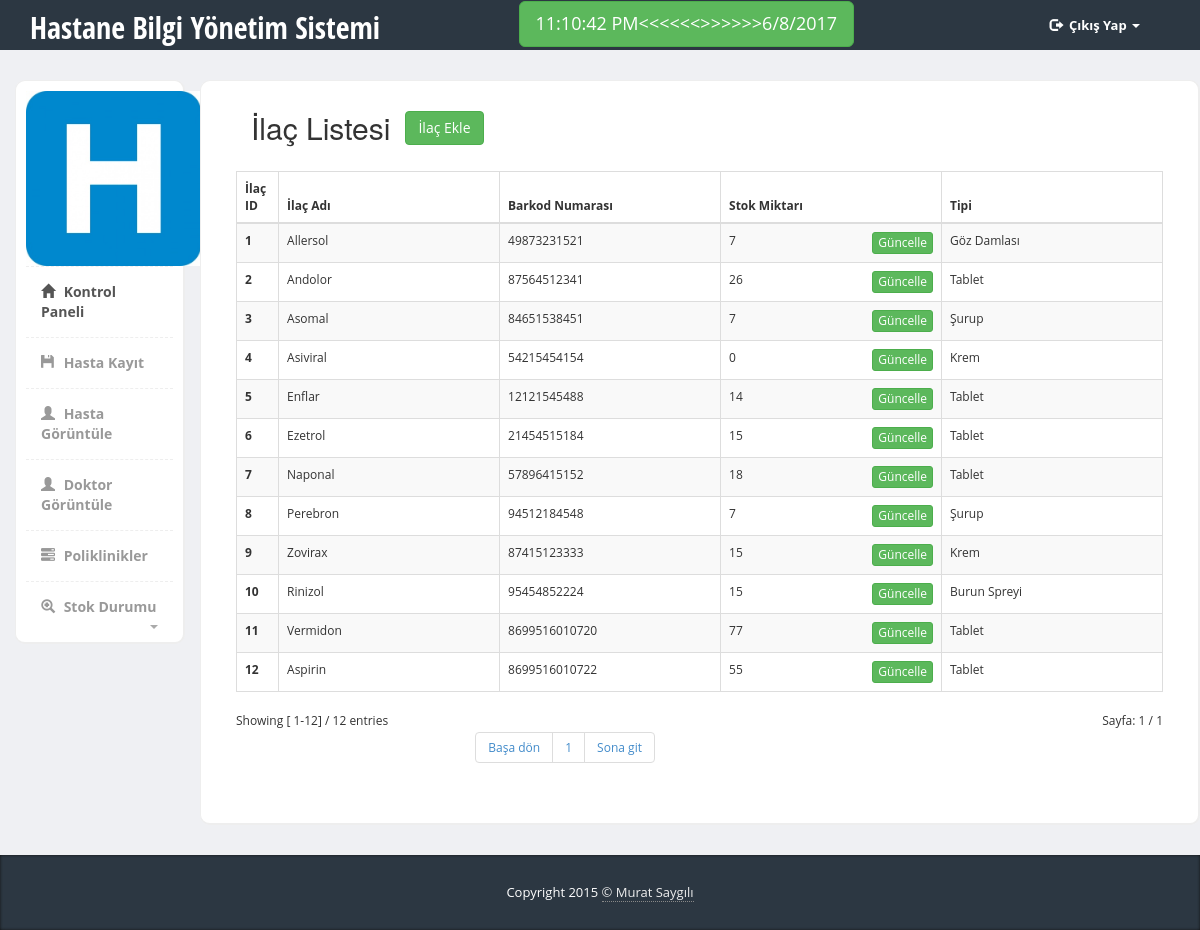
The page /bilgi/ilacGoruntule.php (signed in) on the database its author committed.
### tables this page shows
CREATE TABLE IF NOT EXISTS `ilac` (
  `ilac_no` int(11) NOT NULL AUTO_INCREMENT,
  `ilac_ad` varchar(15) NOT NULL,
  `ilac_barkod_no` double NOT NULL,
  `ilac_miktar` int(11) NOT NULL,
  `ilac_tipi` varchar(15) NOT NULL,
  PRIMARY KEY (`ilac_no`),
  UNIQUE KEY `ilac_barkod_no` (`ilac_barkod_no`)
);

### bilgi/ilacGoruntule.php (the view, shortened to what this page needs)
<?php
include_once 'functions.php';
print getHeader("İlaçlar");
?>
    <div class="page-content">
    	<div class="row">
		  <div class="col-md-2">
		  	<div class="sidebar content-box" style="display: block;">
                <?php print getMenu();?>
             </div>
		  </div>
		  <div class="col-md-10">
		  	<div class="row">
		  	<div class="content-box-large">
				<div class="panel-heading">
					<div class="panel-title"><h2>İlaç Listesi</h2></div>
					<input class="btn btn-success" type="button" value="İlaç Ekle"
				onclick="window.open('ilacEkle.php','ornekpencere',' width=400,height=600,left=300,top=30');">
				</div>
				<div class="panel-body">
					<div id="example_wrapper" class="dataTables_wrapper form-inline"
						role="grid">
						<table aria-describedby="example_info"
							class="table table-striped table-bordered dataTable" id="example"
							border="0" cellpadding="0" cellspacing="0">
							<thead>
								<tr role="row">
									<th	aria-label="Rendering engine: activate to sort column descending"
										aria-sort="ascending" style="width: 5px;" colspan="1"
										rowspan="1" aria-controls="example" tabindex="0"
										role="columnheader" class="sorting_asc">İlaç ID</th>
									<th aria-label="Browser: activate to sort column ascending"
										style="width: 200px;" colspan="1" rowspan="1"
										aria-controls="example" tabindex="0" role="columnheader"
										class="sorting">İlaç Adı</th>
									<th aria-label="Browser: activate to sort column ascending"
										style="width: 200px;" colspan="1" rowspan="1"
										aria-controls="example" tabindex="0" role="columnheader"
										class="sorting">Barkod Numarası</th>
									<th aria-label="Browser: activate to sort column ascending"
										style="width: 200px;" colspan="1" rowspan="1"
										aria-controls="example" tabindex="0" role="columnheader"
										class="sorting">Stok Miktarı</th>
									<th aria-label="Browser: activate to sort column ascending"
										style="width: 200px;" colspan="1" rowspan="1"
										aria-controls="example" tabindex="0" role="columnheader"
										class="sorting">Tipi</th>
								</tr>
							</thead>
							<tbody aria-relevant="all" aria-live="polite" role="alert">
		 		<?php
			$num_rec_per_page = 20;
			if (isset ( $_GET ["page"] )) {
				$page = $_GET ["page"];
			} else {
				$page = 1;
			}
			$start_from = ($page - 1) * $num_rec_per_page;
			$sql = "SELECT * FROM ilac LIMIT $start_from, $num_rec_per_page";
			$rs_result = mysql_query ( $sql );
			while ( $row = mysql_fetch_assoc ( $rs_result ) ) {
				echo '
						<tr class="gradeA odd">
							<td class="  sorting_1"><strong>'.$row['ilac_no'].'</strong>  </td>
							<td class=" ">'.$row['ilac_ad'].'</a></td>
							<td class=" ">'.$row['ilac_barkod_no'].'</a></td>
							<td class=" ">'.$row['ilac_miktar'].'</a>';
						?> <input class="btn btn-success pull-right btn-xs" type="button" value="Güncelle"
				onclick="window.open('ilacGuncelle.php?ilac_no=<?php echo $row['ilac_no'];?>','ornekpencere',' width=400,height=600,left=300,top=30');">
				<?php
					echo '	</td>
							<td class=" ">'.$row['ilac_tipi'].'</a></td>
						</tr>';
			}
			$sql = "SELECT * FROM ilac";
			$rs_result = mysql_query ( $sql );
			$total_records = mysql_num_rows ( $rs_result );
?>
</tbody>
						</table>
						<div class="row">
							<div class="col-xs-3">
								<div class="dataTables_info">Showing [
								<?php
								if(($num_rec_per_page+$start_from)>$total_records){
									echo ($start_from+1).'-'.$total_records.'] / '.$total_records;
								}else{
								echo ($start_from+1).'-'.($num_rec_per_page+$start_from).'] / '.$total_records; }
								?> entries</div>
							</div>
							<div class="col-xs-6" align="left">
								<div class="dataTables_paginate paging_bootstrap">
									<ul class="pagination">
		<?php
			$sql = "SELECT * FROM ilac";
			$rs_result = mysql_query ( $sql );
			$total_records = mysql_num_rows ( $rs_result );
			$total_pages = ceil ( $total_records / $num_rec_per_page );
			echo "<li><a href='ilacGoruntule.php?page=1'>" . 'Başa dön ' . "</a> </li>";
			for($i = 1; $i <= $total_pages; $i ++) {
				echo "<li><a href='ilacGoruntule.php?page=" . $i . "'>" . $i . " </a></li> ";
			}
			echo "<li><a href='ilacGoruntule.php?page=$total_pages'>" . ' Sona git' . "</a></li> ";
		?>
									</ul>
								</div>
							</div> <div class="col-xs-3" align="right"><?php echo "Sayfa: ".$page." / ".$total_pages;?></div>
						</div>
					</div>
				</div>
			</div>
		  	</div>
		  </div>
		</div>
    </div>
    <?php print getFooter(); ?>

### css/styles.css (style rules this page uses)
body { font-family: 'Open Sans', sans-serif; background-color: #f7f7f7; position: relative; margin: 0px; font-size: 12px; padding: 0px; }
.page-content > .row { margin-left: 0px !important; margin-right: 0px !important; margin-top: 30px; }
.content-box, .content-box-large { margin-bottom:30px; background:#fff; border-radius:10px; padding:10px; border-left:1px solid #eee; border-top:1px solid #eee; border-right:2px solid #eee; border-bottom:2px solid #eee; }
.content-box-large { padding: 20px; }
body { background-color: #eff0f3; }
.panel-heading>.panel-title, .content-box-header .panel-title { float: left; padding: 10px 15px; padding-top: 0px; }
.panel-heading>.panel-title>*, .content-box-header .panel-title>* { margin: 0; }
.panel-body { clear:both; }

### rows shown on the page
ilac: ilac_no "1", ilac_ad "Allersol", ilac_barkod_no "49873231521", ilac_miktar "7", ilac_tipi "Göz Damlası"
ilac: ilac_no "2", ilac_ad "Andolor", ilac_barkod_no "87564512341", ilac_miktar "26", ilac_tipi "Tablet"
ilac: ilac_no "3", ilac_ad "Asomal", ilac_barkod_no "84651538451", ilac_miktar "7", ilac_tipi "Şurup"
ilac: ilac_no "4", ilac_ad "Asiviral", ilac_barkod_no "54215454154", ilac_miktar "0", ilac_tipi "Krem"
ilac: ilac_no "5", ilac_ad "Enflar", ilac_barkod_no "12121545488", ilac_miktar "14", ilac_tipi "Tablet"
ilac: ilac_no "6", ilac_ad "Ezetrol", ilac_barkod_no "21454515184", ilac_miktar "15", ilac_tipi "Tablet"
ilac: ilac_no "7", ilac_ad "Naponal", ilac_barkod_no "57896415152", ilac_miktar "18", ilac_tipi "Tablet"
ilac: ilac_no "8", ilac_ad "Perebron", ilac_barkod_no "94512184548", ilac_miktar "7", ilac_tipi "Şurup"
ilac: ilac_no "9", ilac_ad "Zovirax", ilac_barkod_no "87415123333", ilac_miktar "15", ilac_tipi "Krem"
ilac: ilac_no "10", ilac_ad "Rinizol", ilac_barkod_no "95454852224", ilac_miktar "15", ilac_tipi "Burun Spreyi"
ilac: ilac_no "11", ilac_ad "Vermidon", ilac_barkod_no "8699516010720", ilac_miktar "77", ilac_tipi "Tablet"
ilac: ilac_no "12", ilac_ad "Aspirin", ilac_barkod_no "8699516010722", ilac_miktar "55", ilac_tipi "Tablet"

### other values the page prints
$start_from+1 "1"
$total_records "12"
$page "1"
$total_pages "1"
